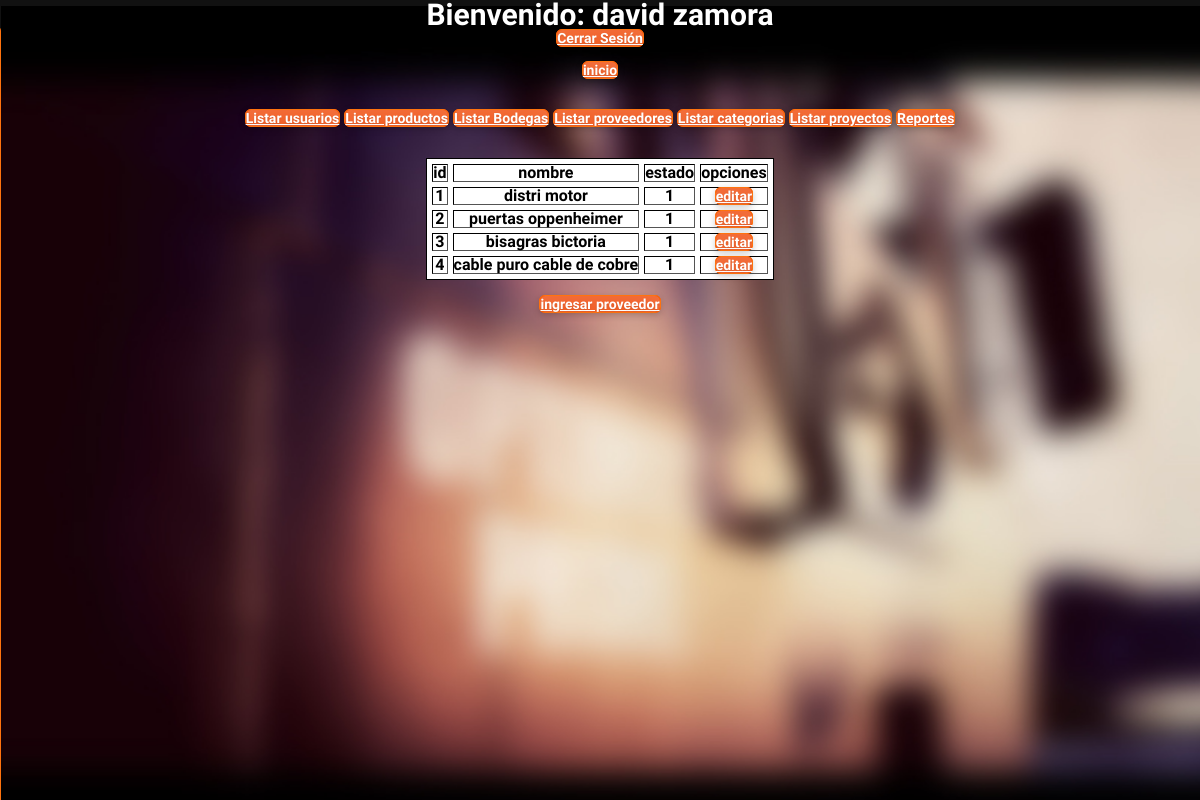
Page /listarProveedores.php (signed in) on the committed database.
### tables this page shows
CREATE TABLE `proveedor` (
  `id` int(11) NOT NULL AUTO_INCREMENT,
  `nombre` varchar(45) NOT NULL,
  `estado` int(11) NOT NULL,
  PRIMARY KEY (`id`)
);

### DAO/ProveedorDAO.php (called while the page is built, shortened)
<?php
	class ProveedorDAO{
		function listarProveedores(){
			$con = conexion::getConexion();
			$query = $con->query("SELECT * FROM proveedor")->fetchAll(PDO::FETCH_OBJ);
			return $query;
		}
	}
 ?>

### listarProveedores.php (the view, shortened to what this page needs)
<?php
	require('DAO/ProveedorDAO.php');
	if(isset($_SESSION['rol']) || $_SESSION['rol'] === 1){
		$proveedorDAO = new ProveedorDAO();
		$listarProveedores = $proveedorDAO->listarProveedores();
 ?>
 <!DOCTYPE html>
 <html>
	 <head>
	 	<?php include("template/template.php"); ?>
	 </head>
	 <body>
 	<table  border="1" cellspacing="5" >
	 		<thead>
	 				<th>id</th>
	 				<th>nombre</th>
	 				<th>estado</th>
	 				<th>opciones</th>
	 		</thead>
	 		<tbody>
	 			<?php foreach ($listarProveedores as $proveedor): ?>
	 				<tr>
	 					<th><?php echo $proveedor->id; ?></th>
	 					<th><?php echo $proveedor->nombre; ?></th>
	 					<th><?php echo $proveedor->estado; ?></th>
	 					<th><a href="editarProveedor.php?idProveedor=<?php echo $proveedor->id ?>">editar</a></th>
	 				</tr>
	 			<?php endforeach ?>
	 		</tbody>
	 	</table>
	 	<br>
	 	<a class="button" href="crearProveedor.php">ingresar proveedor</a>
	 </body>
 </html>
<?php
		}
?>

### assets/css/supersized.css (style rules this page uses)
* { margin:0; padding:0; }
body { background:#111; height:100%; }

### assets/css/style.css (style rules this page uses)
body { background: #f8f8f8; font-family: 'PT Sans', Helvetica, Arial, sans-serif; text-align: center; color: #fff; }
button, a { cursor: pointer; width: 300px; height: 44px; margin-top: 25px; padding: 0; background: #ef4300; -moz-border-radius: 6px; -webkit-border-radius: 6px; border-radius: 6px; border: 1px solid #ff730e; -moz-box-shadow: 0 15px 30px 0 rgba(255,255,255,.25) inset, 0 2px 7px 0 rgba(0,0,0,.2); -webkit-box-shadow: 0 15px 30px 0 rgba(255,255,255,.25) inset, 0 2px 7px 0 rgba(0,0,0,.2); box-shadow: 0 15px 30px 0 rgba(255,255,255,.25) inset, 0 2px 7px 0 rgba(0,0,0,.2); font-family: 'PT Sans', Helvetica, Arial, sans-serif; font-size: 14px; font-weight: 700; color: #fff; text-shadow: 0 1px 2px rgba(0,0,0,.1); -o-transition: all .2s; -moz-transition: all .2s; -webkit-transition: all .2s; -ms-transition: all .2s; }

### rows in the picture
proveedor: id "1", nombre "distri motor", estado "1"
proveedor: id "2", nombre "puertas oppenheimer", estado "1"
proveedor: id "3", nombre "bisagras bictoria", estado "1"
proveedor: id "4", nombre "cable puro cable de cobre", estado "1"
